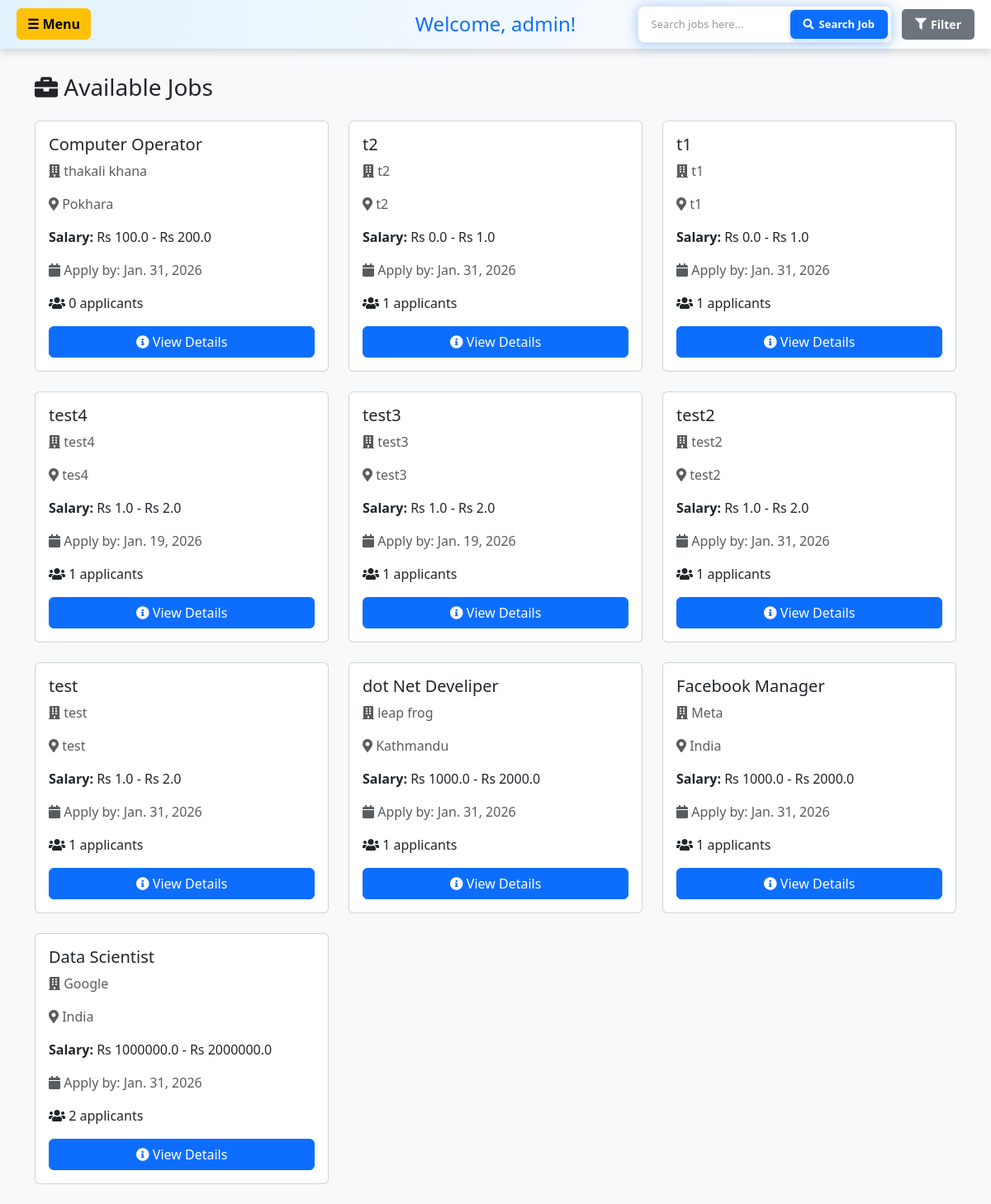
Page /candidate-dashboard/ (signed in) on the committed database.
### hr/models.py (models this page shows, shortened)
class JobPost(models.Model):
    user=models.ForeignKey(User,on_delete=models.CASCADE)
    title=models.CharField(max_length=200)
    address=models.CharField(max_length=200)
    CompanyName=models.CharField(max_length=200)
    salaryLow=models.FloatField(default=0, validators=[MinValueValidator(0)])
    salaryHigh=models.FloatField(default=0, validators=[MinValueValidator(0)])
    applycount=models.IntegerField(default=0)
    lastDateToApply=models.DateField()
    created_at=models.DateTimeField(auto_now_add=True, null=True)
    employment_type = models.CharField(max_length=20, choices=EMPLOYMENT_TYPE_CHOICES, default='full-time', null=True, blank=True)
    work_mode = models.CharField(max_length=20, choices=WORK_MODE_CHOICES, default='on-site', null=True, blank=True)

### candidate/views.py (the view, shortened to what this page needs)
# urls.py: path("candidate-dashboard/", views.candidate_dashboard, name='candidate_dashboard'),
@login_required(login_url='login_user')
def candidate_dashboard(request):
    try:
        profile = CandidateProfile.objects.get(user=request.user)
    except CandidateProfile.DoesNotExist:
        profile = None
    search_query = request.GET.get('search', '')
    filter_by = request.GET.get('filter_by', 'keyword')
    location = request.GET.get('location', '')
    date_posted = request.GET.get('date_posted', '')
    min_salary = request.GET.get('min_salary', '')
    max_salary = request.GET.get('max_salary', '')
    sort_by = request.GET.get('sort_by', 'relevance')
    employment_type = request.GET.get('employment_type', '')
    work_mode = request.GET.get('work_mode', '')
    jobs = JobPost.objects.all()
    search_placeholder = 'Search jobs here...'
    if filter_by == 'keyword' and search_query:
        jobs = jobs.filter(title__icontains=search_query)
        search_placeholder = 'Search jobs here...'
    elif filter_by == 'location' and search_query:
        jobs = jobs.filter(address__icontains=search_query)
        search_placeholder = 'Search by location...'
    elif filter_by == 'company' and search_query:
        jobs = jobs.filter(CompanyName__icontains=search_query)
        search_placeholder = 'Search by company name...'
    elif filter_by == 'date_24':
        cutoff_date = timezone.now() - timedelta(hours=24)
        jobs = jobs.filter(created_at__gte=cutoff_date)
        search_placeholder = 'Showing jobs from last 24 hours'
    elif filter_by == 'date_7':
        cutoff_date = timezone.now() - timedelta(days=7)
        jobs = jobs.filter(created_at__gte=cutoff_date)
        search_placeholder = 'Showing jobs from last 7 days'
    elif filter_by == 'date_30':
        cutoff_date = timezone.now() - timedelta(days=30)
        jobs = jobs.filter(created_at__gte=cutoff_date)
        search_placeholder = 'Showing jobs from last 30 days'
    elif filter_by == 'salary_high':
        jobs = jobs.order_by('-salaryHigh')
        search_placeholder = 'Sorted by highest salary'
    elif filter_by == 'salary_low':
        jobs = jobs.order_by('salaryLow')
        search_placeholder = 'Sorted by lowest salary'
    elif filter_by == 'newest':
        jobs = jobs.order_by('-created_at')
        search_placeholder = 'Showing newest jobs first'
    elif filter_by == 'employment_full':
        jobs = jobs.filter(employment_type='full-time')
        search_placeholder = 'Showing Full-time jobs'
    elif filter_by == 'employment_part':
        jobs = jobs.filter(employment_type='part-time')
        search_placeholder = 'Showing Part-time jobs'
    elif filter_by == 'employment_internship':
        jobs = jobs.filter(employment_type='internship')
        search_placeholder = 'Showing Internship jobs'
    elif filter_by == 'employment_contract':
        jobs = jobs.filter(employment_type='contract')
        search_placeholder = 'Showing Contract jobs'
    elif filter_by == 'employment_freelance':
        jobs = jobs.filter(employment_type='freelance')
        search_placeholder = 'Showing Freelance jobs'
    elif filter_by == 'work_onsite':
        jobs = jobs.filter(work_mode='on-site')
        search_placeholder = 'Showing On-site jobs'
    elif filter_by == 'work_remote':
        jobs = jobs.filter(work_mode='remote')
        search_placeholder = 'Showing Remote jobs'
    elif filter_by == 'work_hybrid':
        jobs = jobs.filter(work_mode='hybrid')
        search_placeholder = 'Showing Hybrid jobs'
    if location:
        jobs = jobs.filter(address__icontains=location)
    if filter_by not in ['salary_high', 'salary_low', 'newest', 'salary_range']:
        if sort_by == 'newest':
            jobs = jobs.order_by('-created_at')
        elif sort_by == 'salary_high':
            jobs = jobs.order_by('-salaryHigh')
        elif sort_by == 'salary_low':
            jobs = jobs.order_by('salaryLow')
        else:  # relevance (default)
            jobs = jobs.order_by('-created_at')
    applied_jobs = candidateApplication.objects.filter(user=request.user)
    applied_job_ids = [app.job.id for app in applied_jobs]
    job_status_map = {app.job.id: app.status for app in applied_jobs}
    for job in jobs:
        if job.id in job_status_map:
            job.application_status = job_status_map[job.id]
        else:
            job.application_status = None
    shortlisted_jobs = IsShortlisted.objects.filter(user=request.user)
    shortlisted_count = shortlisted_jobs.count()
    unread_shortlist = shortlisted_jobs.filter(notification_read=False)
    for shortlist in unread_shortlist:
        messages.success(request, f"Congratulations! You have been shortlisted for {shortlist.job.title}!")
        shortlist.notification_read = True
        shortlist.save()
    context = {
        'jobs': jobs,
        'applied_job_ids': applied_job_ids,
        'shortlisted_count': shortlisted_count,
        'profile': profile,
        'search_query': search_query,
        'filter_by': filter_by,
        'search_placeholder': search_placeholder,
        'location': location,
        'date_posted': date_posted,
        'min_salary': min_salary,
        'max_salary': max_salary,
        'sort_by': sort_by,
        'employment_type': employment_type,
        'work_mode': work_mode,
    }
    return render(request, 'candidate/dashboard_with_nav.html', context)

### candidate/templates/candidate/dashboard_with_nav.html (shortened to what this page needs)
<!DOCTYPE html>
<html lang="en">
{% load static %}
<head>
    <link href="https://cdn.jsdelivr.net/npm/bootstrap@5.3.8/dist/css/bootstrap.min.css" rel="stylesheet">
    <link rel="stylesheet" href="https://cdnjs.cloudflare.com/ajax/libs/font-awesome/5.15.3/css/all.min.css">
</head>
<body>
<div class="top-bar">
    <a class="btn btn-warning menu-btn" data-bs-toggle="offcanvas" href="#offcanvasExample" role="button" aria-controls="offcanvasExample">
        <strong>☰ Menu</strong>
    </a>
    <h2>Welcome, {{ user.username }}!</h2>
    <div class="search-container">
        <div class="search-form-wrapper">
            <form method="GET" action="{% url 'candidate_dashboard' %}" class="d-flex align-items-center" id="searchForm" style="width: 100%; margin: 0;">
                <input type="text" name="search" class="search-input"
                    placeholder="{{ search_placeholder|default:'Search jobs here...' }}"
                    value="{{ search_query }}" />
                <button type="submit" class="search-btn">
                    <i class="fas fa-search"></i> Search Job
                </button>
            </form>
        </div>
        <div class="filter-dropdown">
            <button type="button" class="filter-btn" onclick="toggleFilterDropdown()">
                <i class="fas fa-filter"></i> Filter
            </button>
        </div>
    </div>
</div>
<div class="container">
    <h3 class="mb-4"><i class="fas fa-briefcase"></i> Available Jobs</h3>
    {% if jobs %}
    <div class="row">
        {% for job in jobs %}
        <div class="col-md-6 col-lg-4 mb-4">
            <div class="card job-card h-100 position-relative">
                <div class="card-body">
                    <h5 class="card-title">{{ job.title }}</h5>
                    <p class="card-text text-muted">
                        <i class="fas fa-building"></i> {{ job.CompanyName }}
                    </p>
                    <p class="card-text text-muted">
                        <i class="fas fa-map-marker-alt"></i> {{ job.address }}
                    </p>
                    <p class="card-text">
                        <strong>Salary:</strong> Rs {{ job.salaryLow }} - Rs {{ job.salaryHigh }}
                    </p>
                    <p class="card-text text-muted">
                        <i class="fas fa-calendar"></i> Apply by: {{ job.lastDateToApply }}
                    </p>
                    <p class="card-text">
                        <i class="fas fa-users"></i> {{ job.applycount }} applicants
                    </p>
                    <a href="{% url 'job_detail' job.id %}" class="btn btn-primary w-100">
                        <i class="fas fa-info-circle"></i> View Details
                    </a>
                </div>
            </div>
        </div>
        {% endfor %}
    </div>
    {% else %}
    <div class="alert alert-warning" role="alert">
        No jobs available at the moment. Check back later!
    </div>
    {% endif %}
</div>
</body>
</html>

### candidate/templates/candidate/dashboard_with_nav.html (style rules this page uses)
body { background: #f8f9fa; font-family: 'Segoe UI', Tahoma, Geneva, Verdana, sans-serif; margin: 0; }
.top-bar { display: flex; align-items: center; justify-content: space-between; background: linear-gradient(90deg, #e3f2fd, #ffffff); padding: 15px 30px; box-shadow: 0 4px 10px rgba(0,0,0,0.15); position: relative; }
.top-bar .menu-btn { position: absolute; left: 20px; }
.top-bar h2 { margin: 0; color: #0d6efd; text-align: center; font-size: 24px; flex-grow: 1; }
.search-container { display: flex; align-items: center; gap: 12px; position: absolute; right: 20px; }
.search-form-wrapper { display: flex; align-items: center; position: relative; background: white; border: 1px solid #e8e8e8; border-radius: 8px; padding: 4px 4px; box-shadow: 0 2px 12px rgba(13, 110, 253, 0.25), 0 0 20px rgba(13, 110, 253, 0.15); transition: all 0.3s ease; }
.search-input { padding: 8px 12px; border: none; width: 180px; font-size: 13px; outline: none; background: transparent; color: #333; }
.search-input::placeholder { color: #999; }
.search-btn { padding: 8px 16px; background-color: #0d6efd; color: white; border: none; border-radius: 6px; cursor: pointer; font-size: 13px; font-weight: 600; transition: all 0.3s ease; display: flex; align-items: center; gap: 6px; white-space: nowrap; margin: 0; box-shadow: 0 2px 6px rgba(13, 110, 253, 0.3); }
.filter-dropdown { position: relative; display: inline-block; }
.filter-btn { padding: 8px 16px; background-color: #6c757d; color: white; border: none; border-radius: 5px; cursor: pointer; font-size: 14px; font-weight: 600; transition: all 0.3s; display: flex; align-items: center; gap: 5px; }
.container { margin-top: 30px; }
.job-card { transition: transform 0.3s, box-shadow 0.3s; }

### rows in the picture
JobPost: title "Computer Operator", CompanyName "thakali khana", address "Pokhara", salaryLow "100.0", salaryHigh "200.0", lastDateToApply "Jan. 31, 2026", applycount "0"
JobPost: title "t2", CompanyName "t2", address "t2", salaryLow "0.0", salaryHigh "1.0", lastDateToApply "Jan. 31, 2026", applycount "1"
JobPost: title "t1", CompanyName "t1", address "t1", salaryLow "0.0", salaryHigh "1.0", lastDateToApply "Jan. 31, 2026", applycount "1"
JobPost: title "test4", CompanyName "test4", address "tes4", salaryLow "1.0", salaryHigh "2.0", lastDateToApply "Jan. 19, 2026", applycount "1"
JobPost: title "test3", CompanyName "test3", address "test3", salaryLow "1.0", salaryHigh "2.0", lastDateToApply "Jan. 19, 2026", applycount "1"
JobPost: title "test2", CompanyName "test2", address "test2", salaryLow "1.0", salaryHigh "2.0", lastDateToApply "Jan. 31, 2026", applycount "1"
JobPost: title "test", CompanyName "test", address "test", salaryLow "1.0", salaryHigh "2.0", lastDateToApply "Jan. 31, 2026", applycount "1"
JobPost: title "dot Net Develiper", CompanyName "leap frog", address "Kathmandu", salaryLow "1000.0", salaryHigh "2000.0", lastDateToApply "Jan. 31, 2026", applycount "1"
JobPost: title "Facebook Manager", CompanyName "Meta", address "India", salaryLow "1000.0", salaryHigh "2000.0", lastDateToApply "Jan. 31, 2026", applycount "1"
JobPost: title "Data Scientist", CompanyName "Google", address "India", salaryLow "1000000.0", salaryHigh "2000000.0", lastDateToApply "Jan. 31, 2026", applycount "2"

### other values in the picture
{{ user.username }} "admin"
